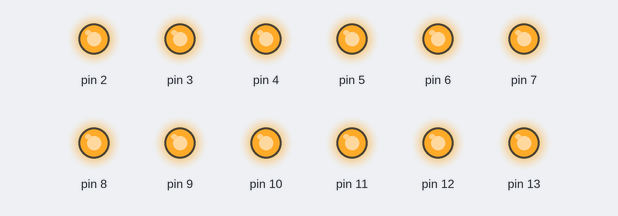
The sketch below on a simulated Arduino Uno, built with avr-gcc and run on an emulated ATmega328P. Parts: output pins drawn as LEDs (lit = HIGH).

Above: at 0.1 s.
Timing chart, 0 to 1.6 s (numbered marks = the images above):
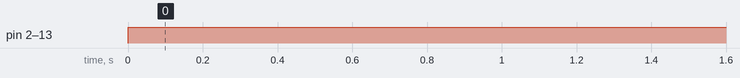

The sketch:

shortest.ino
```cpp
// int feu_vert_de_signalisation;

// 12 feux de signalisation :
int feu_de_signalisation;

void setup() {
//   for (feu_vert_de_signalisation = 2; feu_vert_de_signalisation < 6; feu_vert_de_signalisation++) {
//     pinMode(feu_vert_de_signalisation, OUTPUT);
//   }

  for (feu_de_signalisation = 2; feu_de_signalisation < 14; feu_de_signalisation++) {
    pinMode(feu_de_signalisation, OUTPUT);
  }
}

void loop() {
//   for (feu_vert_de_signalisation = 2; feu_vert_de_signalisation < 6; feu_vert_de_signalisation++) {
//     digitalWrite(feu_vert_de_signalisation, HIGH);
//   }

  for (feu_de_signalisation = 2; feu_de_signalisation < 14; feu_de_signalisation++) {
    digitalWrite(feu_de_signalisation, OUTPUT);
  }
  delay(1000);
}
```

Measured:
- by itself, pin 2–13: LOW → HIGH at 0.00 s
